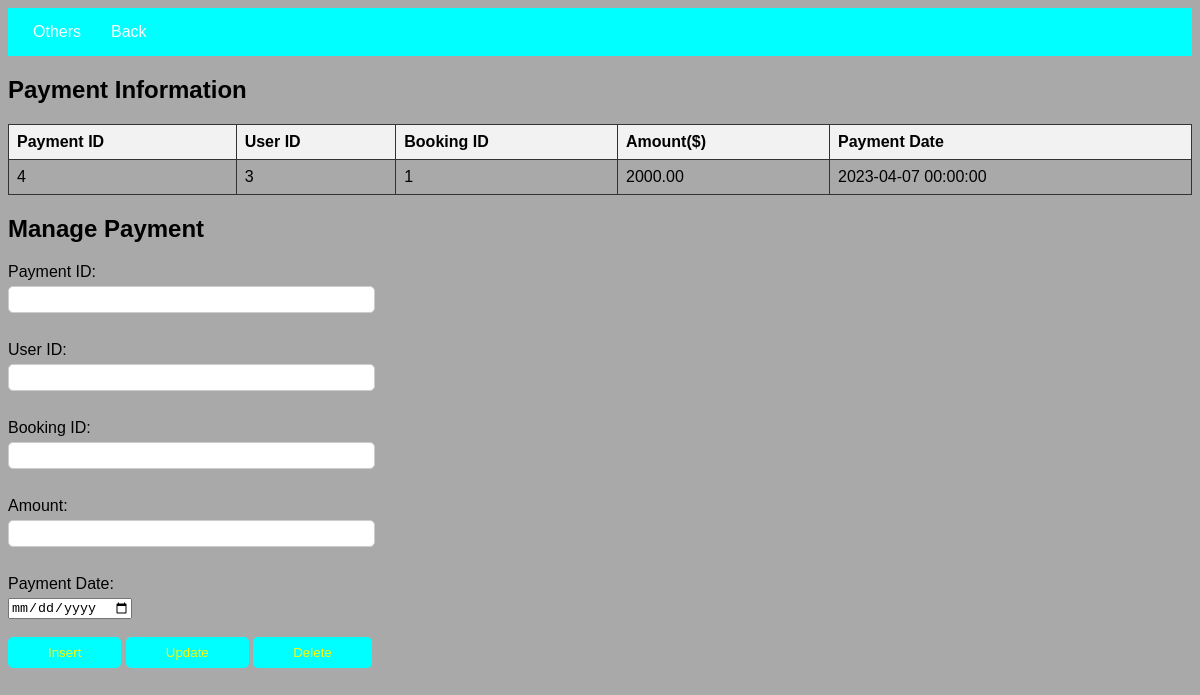
The app's page /payment.php with its own data.
### tables this page shows
CREATE TABLE `payment` (
  `payment_id` int(11) NOT NULL,
  `user_id` int(11) NOT NULL,
  `booking_id` int(11) NOT NULL,
  `amount` decimal(10,2) NOT NULL,
  `payment_date` datetime NOT NULL
);

### payment.php (the view, shortened to what this page needs)
<!DOCTYPE html>
<html lang="en">
<head>
    <link rel="stylesheet" type="text/css" href="tables.css" title="style 1" media="screen, tv, projection, handheld, print" />
</head>
<body>
<header>
    <nav>
        <ul>
            <li class="dropdown">
                <a href="#" class="button">Others</a>
                <li><a href="payment.html" class="back-button">Back</a></li>
            </li>
        </ul>
    </nav>
</header>
<div class="content">
    <h2>Payment Information</h2>
    <table>
        <tr>
            <th>Payment ID</th>
            <th>User ID</th>
            <th>Booking ID</th>
            <th>Amount($)</th>
            <th>Payment Date</th>
        </tr>
        <?php
        include 'DB_connection.php';
        $sql = "SELECT * FROM payment";
        $result = $connection->query($sql);
        if ($result === false) {
            echo "<tr><td colspan='5'>Error fetching data: " . $connection->error . "</td></tr>";
        } elseif ($result->num_rows > 0) {
            while ($row = $result->fetch_assoc()) {
                echo "<tr>
                            <td>{$row['payment_id']}</td>
                            <td>{$row['user_id']}</td>
                            <td>{$row['booking_id']}</td>
                            <td>{$row['amount']}</td>
                            <td>{$row['payment_date']}</td>
                          </tr>";
            }
        } else {
            echo "<tr><td colspan='5'>No data found</td></tr>";
        }
        ?>
    </table>
    <h2>Manage Payment</h2>
    <form method="post" action="" onsubmit="return confirmAction()">
        <label for="payment_id">Payment ID:</label>
        <input type="number" id="payment_id" name="payment_id" required><br><br>
        <label for="user_id">User ID:</label>
        <input type="number" id="user_id" name="user_id" required><br><br>
        <label for="booking_id">Booking ID:</label>
        <input type="number" id="booking_id" name="booking_id" required><br><br>
        <label for="amount">Amount:</label>
        <input type="number" id="amount" name="amount" step="any" required><br><br>
        <label for="payment_date">Payment Date:</label>
        <input type="date" id="payment_date" name="payment_date" required><br><br>
        <input type="submit" value="Insert" name="add">
        <input type="submit" value="Update" name="update">
        <input type="submit" value="Delete" name="delete">
    </form>
</div>
</body>
</html>

### tables.css (style rules this page uses)
body { background-color: darkgray; font-family: Arial, sans-serif; }
nav { background-color: cyan; padding: 15px; }
nav ul { list-style-type: none; margin: 0; padding: 0; }
nav ul li { display: inline-block; margin-right: 10px; }
nav ul li a { text-decoration: none; color: #fff; padding: 10px; border-radius: 5px; transition: background-color 0.3s; }
table { width: 100%; border-collapse: collapse; }
th, td { border: 1px solid #333; padding: 8px; text-align: left; }
th { background-color: #f2f2f2; }
label { display: block; margin-bottom: 5px; }
input[type="text"], input[type="number"] { width: 30%; padding: 5px; margin-bottom: 10px; border-radius: 5px; border: 1px solid #ccc; }
input[type="submit"] { padding: 8px 40px; background-color: cyan; color: yellow; border: none; border-radius: 5px; cursor: pointer; }

### records on screen
payment: payment_id "4", user "3", booking "1", amount "2000.00", payment_date "2023-04-07 00:00:00"
